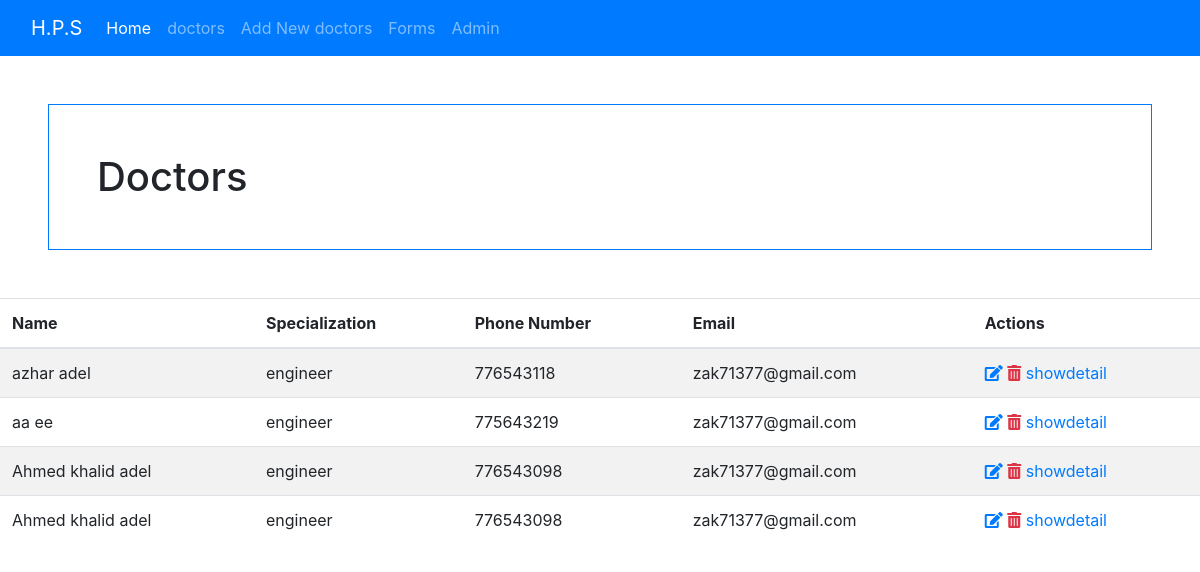
/doctors/doctor_list/, run on the app's committed database.
### doctors/models.py (models this page shows, shortened)
class Doctors(models.Model):
    first_name = models.CharField(max_length=100,default='Unknown')
    last_name = models.CharField(max_length=100,default='Unknown')
    specialization = models.CharField(max_length=100,default='Unknown')
    phone_number = models.CharField(max_length=15, null=True, blank=True)
    email = models.EmailField(max_length=254, default='example@example.com')  # إضافة قيمة افتراضية هنا
    image = models.ImageField(upload_to='doctor_images/', blank=True, null=True)

### doctors/views.py (the view)
# urls.py: path('doctor_list/',views.doctor_list,name='show'),
def doctor_list(request):
    doctors = Doctors.objects.all()
    if doctors.exists():
        return render(request, 'doctor_list.html', {'Doctors': doctors})
    else:
        return redirect(reverse('doctors:error_page'))

### doctors/templates/doctor_list.html
{% extends "bases.html" %}
{% block content %}
<h1 class="border border-primary m-5 p-5">Doctors</h1>
<table class="table table-striped">
    <thead>
        <tr>
            <th>Name</th>
            <th>Specialization</th>
            <th>Phone Number</th>
            <th>Email</th>
            <th>Actions</th>
        </tr>
    </thead>
    <tbody>
        {% for doctor in Doctors %}
        <tr>
            <td>{{ doctor.first_name }} {{ doctor.last_name }}</td>
            <td>{{ doctor.specialization }}</td>
            <td>{{ doctor.phone_number }}</td>
            <td>{{ doctor.email }}</td>
            <td>
                <a href="{% url 'doctors:edit' doctor.id %}"><i class="fas fa-edit"></i></a>
                <a href="{% url 'doctors:delete' doctor.id %}" class="text-danger">
                    <i class="fas fa-trash-alt"></i></a>
                <a href="{% url 'doctors:showdetail' doctor.id %}">showdetail</i></a>
            </td>
        </tr>
        {% endfor %}
    </tbody>
</table>
{% endblock %}

### templates/bases.html (shortened to what this page needs)
{% include 'layout/header.html' %}
{% include 'layout/navbar.html' %}
{% block content%}
{% endblock %}
<link rel="stylesheet" href="https://cdnjs.cloudflare.com/ajax/libs/font-awesome/5.15.1/css/all.min.css">

### templates/layout/header.html (shortened to what this page needs)
<!DOCTYPE html>
<html lang="en">
    <head>
        {%load static %}
        <link rel="stylesheet" href="{%static 'css/all.min.css'%}">
        <link rel="stylesheet" href="{%static 'css/bootstrap.min.css'%}">
    </head>
    <body>
    </body>
</html>

### templates/layout/navbar.html (shortened to what this page needs)
{% load static %}
<nav class="navbar navbar-expand-lg navbar-dark bg-primary">
    <div class="container-fluid ">
        <a class ="navbar-brand" href="#">H.P.S</a>
        <div class="collapse navbar-collapse" id="navbarNavDropdown">
            <ul class="navbar-nav">
                <li class="nav-item">
                    <a class="nav-link active" aria-current="page" href="{% url 'doctors:home' %}">Home</a>
                </li>
                <li class="nav-item">
                    <a class="nav-link" href="{%url 'doctors:show'%}">doctors</a>
                </li>
                <li class="nav-item">
                    <a class="nav-link" href="{%url 'doctors:create'%}">Add New doctors</a>
                </li>
                <li class="nav-item">
                    <a class="nav-link" href="{%url 'doctors:forms'%}">Forms</a>
                </li>
                <li class="nav-item">
                    <a class="nav-link" href="/admin">Admin</a>
                </li>
            </ul>
        </div>
    </div>
</nav>

### templates/layout/scripts.html (shortened to what this page needs)
{%load static%}

### data on the page
Doctors: first_name "azhar", last_name "adel", specialization "engineer", phone_number "776543118", email "zak71377@gmail.com"
Doctors: first_name "aa", last_name "ee", specialization "engineer", phone_number "775643219", email "zak71377@gmail.com"
Doctors: first_name "Ahmed khalid", last_name "adel", specialization "engineer", phone_number "776543098", email "zak71377@gmail.com"
Doctors: first_name "Ahmed khalid", last_name "adel", specialization "engineer", phone_number "776543098", email "zak71377@gmail.com"
